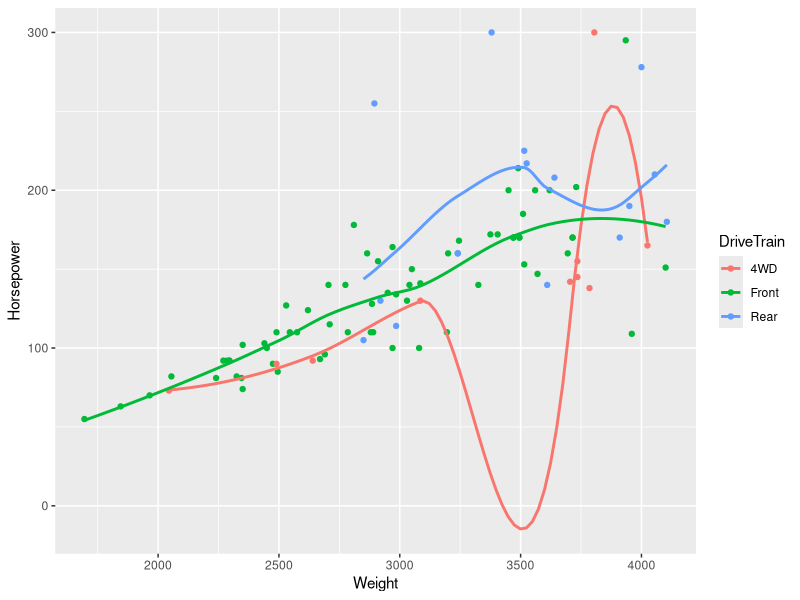
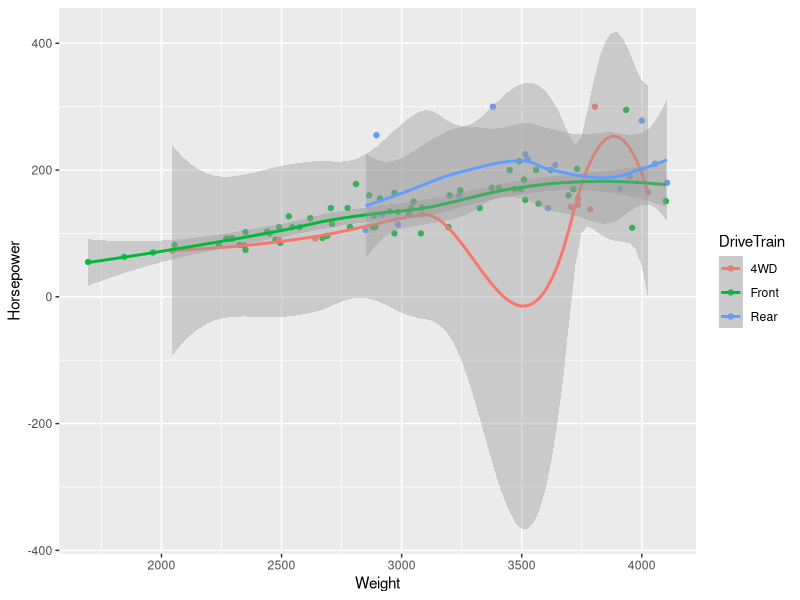
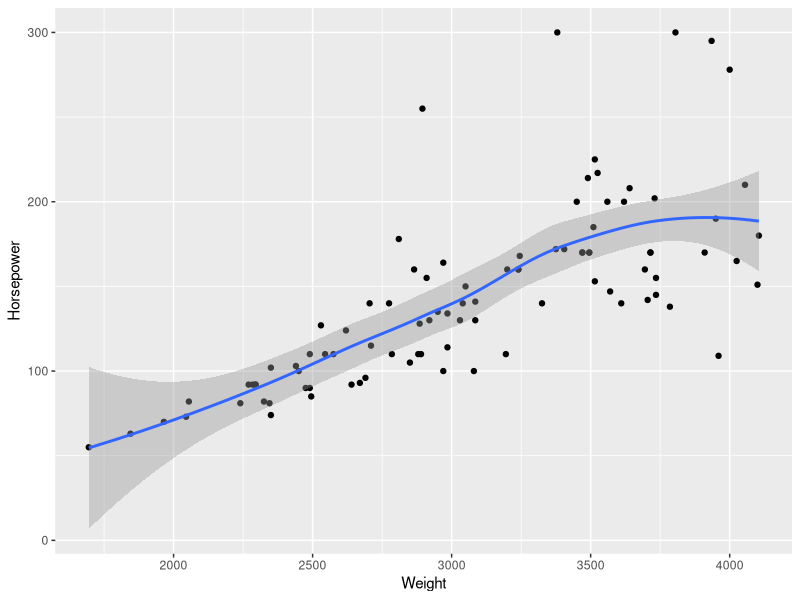
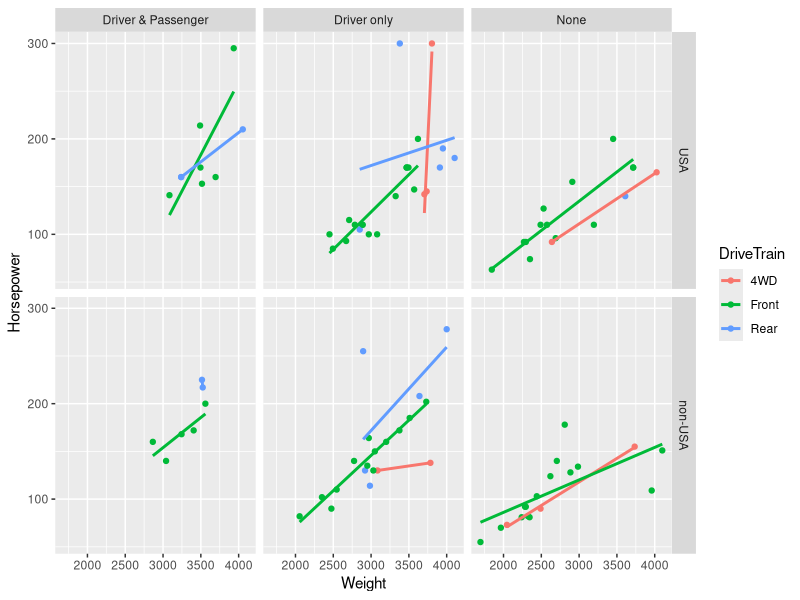

Write the R code that produced these figures, in order.
library(MASS)
library(ggplot2)
?Cars93
ggplot(data=Cars93,aes(x=Weight,y=Horsepower,color=DriveTrain))+
  geom_point()+
  stat_smooth(se=FALSE)

ggplot(data=Cars93,aes(x=Weight,y=Horsepower,color=DriveTrain))+
  geom_point()+#plots points
  stat_smooth()#has confidience level and line of fit

ggplot(data=Cars93,aes(x=Weight,y=Horsepower))+
  geom_point()+
  stat_smooth()

ggplot(data=Cars93,aes(x=Weight,y=Horsepower,color=DriveTrain))+
  geom_point()+
  stat_smooth(method="lm",se=FALSE)+
  facet_grid(Origin~AirBags)#gives grids based on origin
                            #and where airbags are